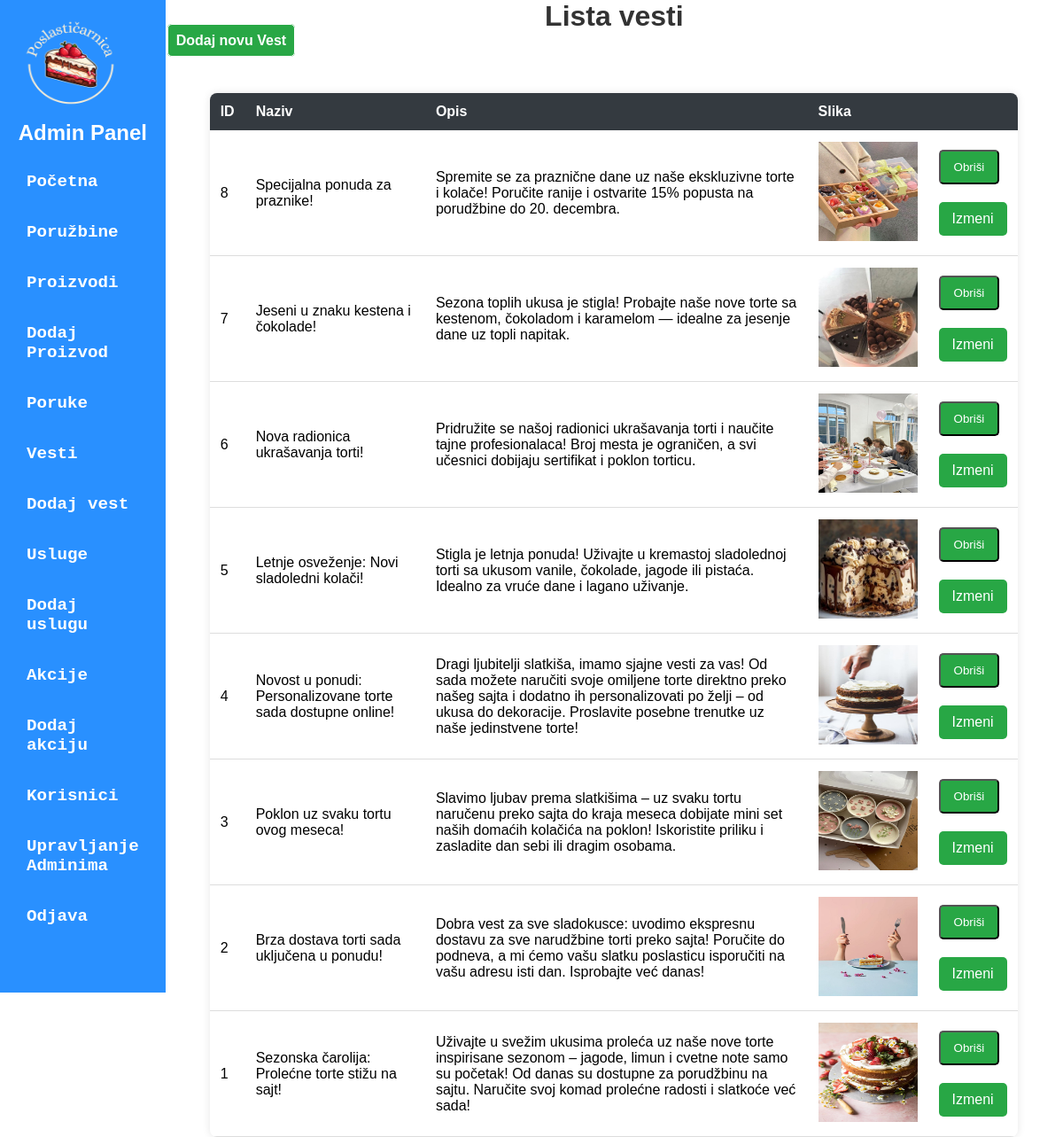
The app's page /admin/admin-dashboard.php?page=vesti, older data.
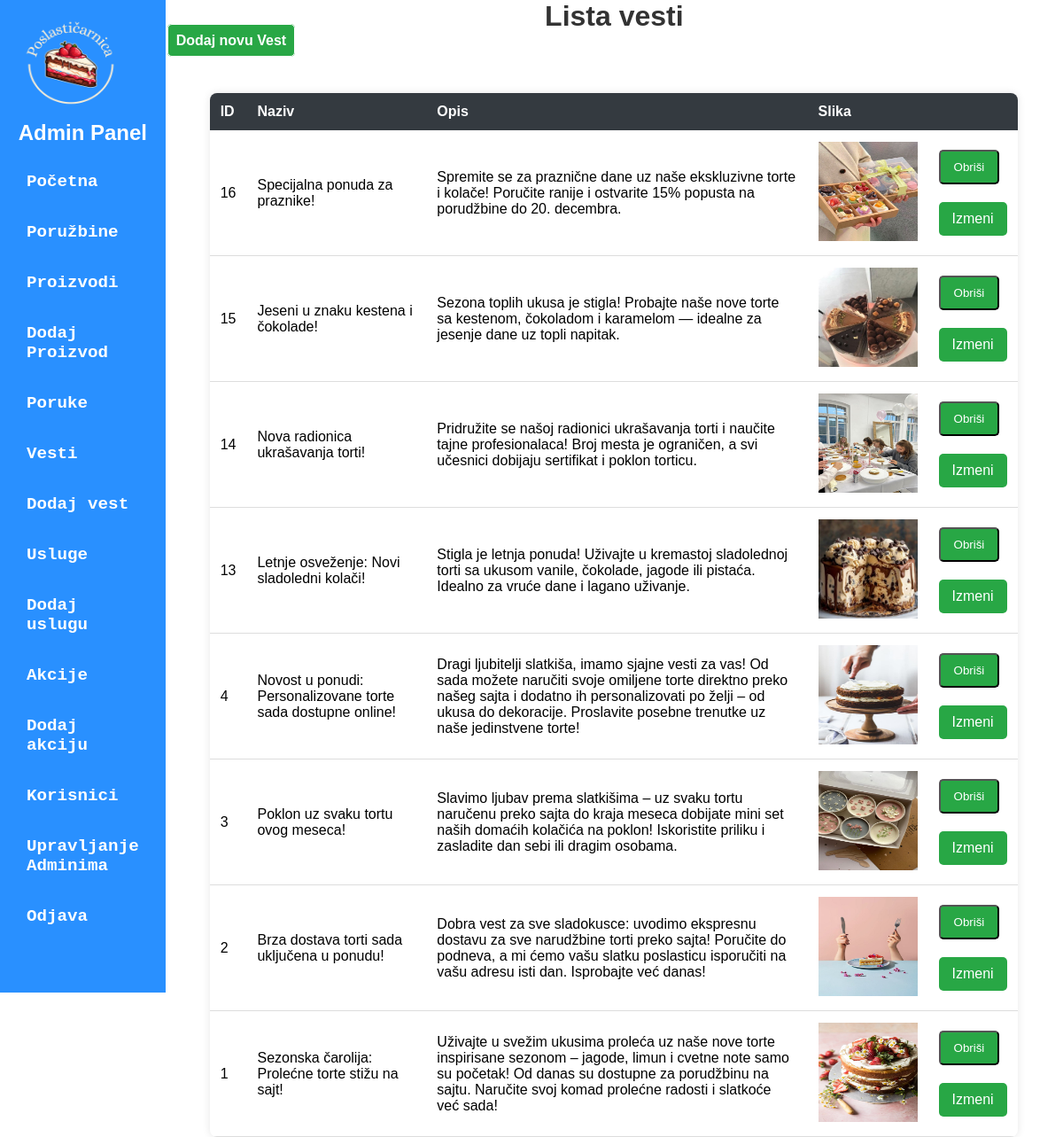
The same page, newer data.
### tables this page shows
CREATE TABLE IF NOT EXISTS `vesti` (
  `id` int(10) unsigned NOT NULL AUTO_INCREMENT,
  `naziv` varchar(128) NOT NULL,
  `opis` varchar(255) NOT NULL,
  `slika` varchar(255) NOT NULL,
  PRIMARY KEY (`id`) USING BTREE
);

### admin/model/VestModel.php (called while the page is built)
<?php
$query = "SELECT * FROM vesti ORDER BY id DESC";
$query_run = mysqli_query($con, $query);
if ($query_run && mysqli_num_rows($query_run) > 0) {
    $vesti = mysqli_fetch_all($query_run, MYSQLI_ASSOC);
} else {
    die("Greška: Nema poruka.");
}
?>

### admin/view/vesti.php (the view, shortened to what this page needs)
<!DOCTYPE html>
<html lang="sr">
<head>
    <link rel="stylesheet" href="./public/table-style.css">
    <link rel="stylesheet" href="./public/pop-up.css">
</head>
<body>
    <h1>Lista vesti</h1>
    <a id="dodajVest" href="admin-dashboard.php?page=dodajVest">Dodaj novu Vest</a>
    <table >
        <tr>
            <th>ID</th>
            <th>Naziv</th>
            <th>Opis</th>
            <th>Slika</th>
            <th></th>
        </tr>
        <?php foreach ($vesti as $vest): ?>
        <tr>
            <td><?= ($vest['id']) ?></td>
            <td><?= ($vest['naziv']) ?></td>
            <td><?= ($vest['opis']) ?></td>
            <td><img src="/Poslasticarnica/<?=$vest['slika'] ?>" alt="proizvod"></td>
            <td>
                <form method="POST" action="./model/delete-vest.php" id="deleteForm<?=$vest['id']?>">
                    <button type="button" onclick="deletePop(<?=$vest['id']?> )" id="dugme">Obriši</button>
                </form>
                <a id="dugme" href="/Poslasticarnica/admin/view/editVest.php?id=<?= $vest['id'] ?>">Izmeni</a>
            </td>
        </tr>
        <?php endforeach; ?>
    </table>
</body>
</html>

### admin/view/admin-nav.php (shortened to what this page needs)
<!DOCTYPE html>
<html lang="sr">
<head>
    <link rel="stylesheet" href="./public/admin-nav.css">
    <link rel="stylesheet" href="./public/message-session.css">
</head>
<body id="body-nav">
    <div class="admin-container">
        <aside class="sidebar">
            <a href="../pocetna"><img style="width: 120px;" src='./public/slike/Poslastičarnica_logo.png'></a>
            <h2 id="admin-title">Admin Panel</h2>
            <ul>
            <li><a href="admin-dashboard.php?page=pocetna">Početna</a></li>
               <li><a href="admin-dashboard.php?page=poružbina">Poružbine</a></li>
                <li><a href="admin-dashboard.php?page=proizvodi">Proizvodi</a></li>
                <li><a href="admin-dashboard.php?page=dodajProizvod">Dodaj Proizvod</a></li>
                <li><a href="admin-dashboard.php?page=poruke">Poruke</a></li>
                <li><a href="admin-dashboard.php?page=vesti">Vesti</a></li>
                <li><a href="admin-dashboard.php?page=dodajVest">Dodaj vest</a></li>
                <li><a href="admin-dashboard.php?page=usluge">Usluge</a></li>
                <li><a href="admin-dashboard.php?page=dodajUslugu">Dodaj uslugu</a></li>
                <li><a href="admin-dashboard.php?page=akcije">Akcije</a></li>
                <li><a href="admin-dashboard.php?page=dodajAkciju">Dodaj akciju</a></li>
                <li><a href="admin-dashboard.php?page=korisnici">Korisnici</a></li>
                <li><a href="admin-dashboard.php?page=upravljajAdminima">Upravljanje Adminima</a></li>
                <li><a href="admin-dashboard.php?page=odjava">Odjava</a></li>
            </ul>
        </aside>
        <main class="main-content">

### admin/admin-dashboard.php (shortened to what this page needs)
<?php
include("view/admin-nav.php");
include_once 'model/PorukaModel.php';
include_once 'model/VestModel.php';
$page = isset($_GET['page']) ? $_GET['page'] : 'pocetna';
switch ($page) {
    case 'vesti':
            include './view/vesti.php';
            break;
}
?>

### admin/public/admin-nav.css (style rules this page uses)
* { margin: 0; padding: 0; box-sizing: border-box; font-family: Arial, sans-serif; }
.admin-container { height: 70em; display: flex; }
.sidebar { width: 250px; background: #2990ff; color: white; padding: 20px; }
.sidebar #admin-title { text-align: center; margin-bottom: 20px; color: white; }
.sidebar ul { list-style: none; }
.sidebar ul li { margin: 15px 0; }
.sidebar ul li a { color: white; text-decoration: none; display: block; padding: 10px; transition: 0.3s; font-family: 'Courier New', Courier, monospace; font-weight: bold; font-size: larger; }

### admin/public/table-style.css (style rules this page uses)
img { width: 7em; height: 7em; }
h1 { text-align: center; color: #333; }
#dodajProizvod, #dodajVest { border: 1px solid; text-decoration: none; border-radius: 5px; margin: 2px; padding: 9px; background-color: #28a745; color: white; font-weight: bold; }
#dugme { display: inline-block; margin: 10px auto; padding: 10px 15px; text-decoration: none; color: white; background-color: #28a745; border-radius: 5px; text-align: center; }
table { width: 90%; margin: 50px; border-collapse: collapse; background-color: white; box-shadow: 0px 0px 10px rgba(0, 0, 0, 0.1); border-radius: 8px; overflow: hidden; }
th { background-color: #343a40; color: white; padding: 12px; text-align: left; }
td { padding: 12px; border-bottom: 1px solid #ddd; }

Row changes from the older to the newer data that the page shows:
removed vesti: id "8", naziv "Specijalna ponuda za praznike!", opis "Spremite se za praznične dane uz naše ekskluzivne torte i kolače! Poručite ranije i ostvarite 15% popusta na porudžbine do 20. decembra.", slika (picture)
removed vesti: id "7", naziv "Jeseni u znaku kestena i čokolade!", opis "Sezona toplih ukusa je stigla! Probajte naše nove torte sa kestenom, čokoladom i karamelom — idealne za jesenje dane uz topli napitak.", slika (picture)
removed vesti: id "6", naziv "Nova radionica ukrašavanja torti!", opis "Pridružite se našoj radionici ukrašavanja torti i naučite tajne profesionalaca! Broj mesta je ograničen, a svi učesnici dobijaju sertifikat i poklon torticu.", slika (picture)
removed vesti: id "5", naziv "Letnje osveženje: Novi sladoledni kolači!", opis "Stigla je letnja ponuda! Uživajte u kremastoj sladolednoj torti sa ukusom vanile, čokolade, jagode ili pistaća. Idealno za vruće dane i lagano uživanje.", slika (picture)
added vesti: id "16", naziv "Specijalna ponuda za praznike!", opis "Spremite se za praznične dane uz naše ekskluzivne torte i kolače! Poručite ranije i ostvarite 15% popusta na porudžbine do 20. decembra.", slika (picture)
added vesti: id "15", naziv "Jeseni u znaku kestena i čokolade!", opis "Sezona toplih ukusa je stigla! Probajte naše nove torte sa kestenom, čokoladom i karamelom — idealne za jesenje dane uz topli napitak.", slika (picture)
added vesti: id "14", naziv "Nova radionica ukrašavanja torti!", opis "Pridružite se našoj radionici ukrašavanja torti i naučite tajne profesionalaca! Broj mesta je ograničen, a svi učesnici dobijaju sertifikat i poklon torticu.", slika (picture)
added vesti: id "13", naziv "Letnje osveženje: Novi sladoledni kolači!", opis "Stigla je letnja ponuda! Uživajte u kremastoj sladolednoj torti sa ukusom vanile, čokolade, jagode ili pistaća. Idealno za vruće dane i lagano uživanje.", slika (picture)
